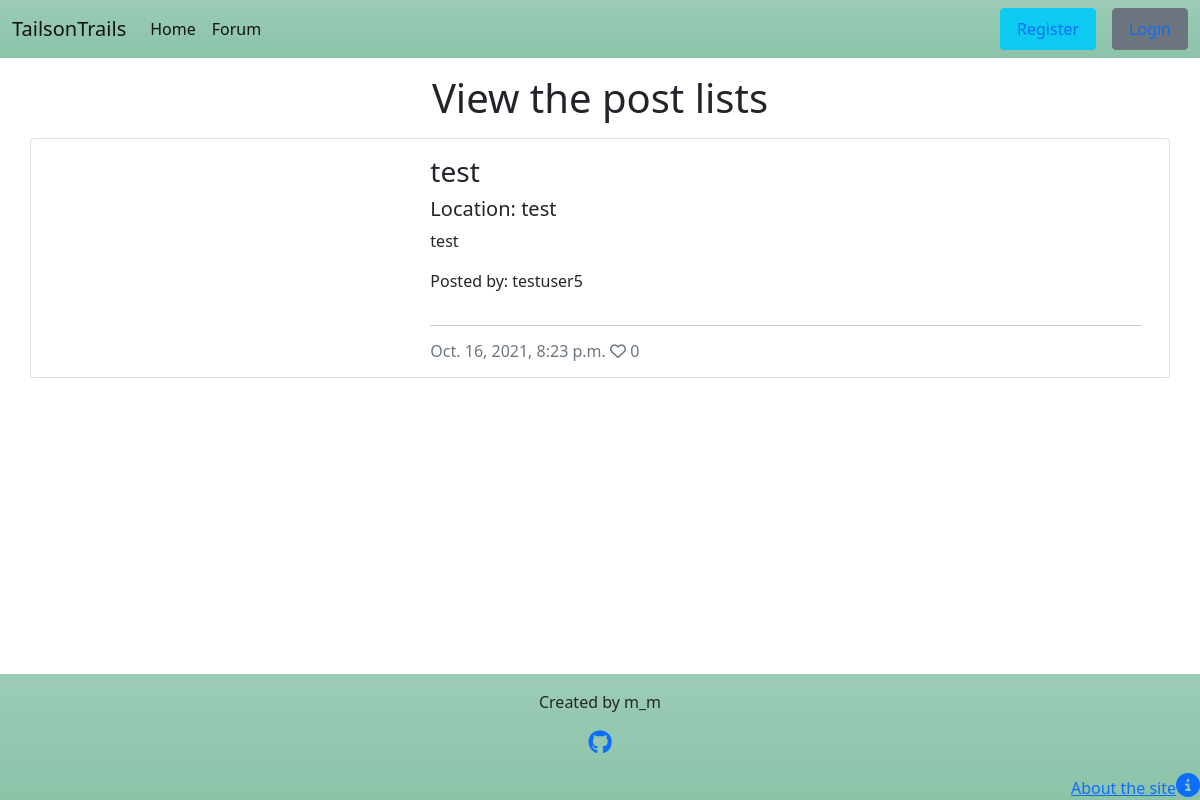
The app's page /posts/, older data.
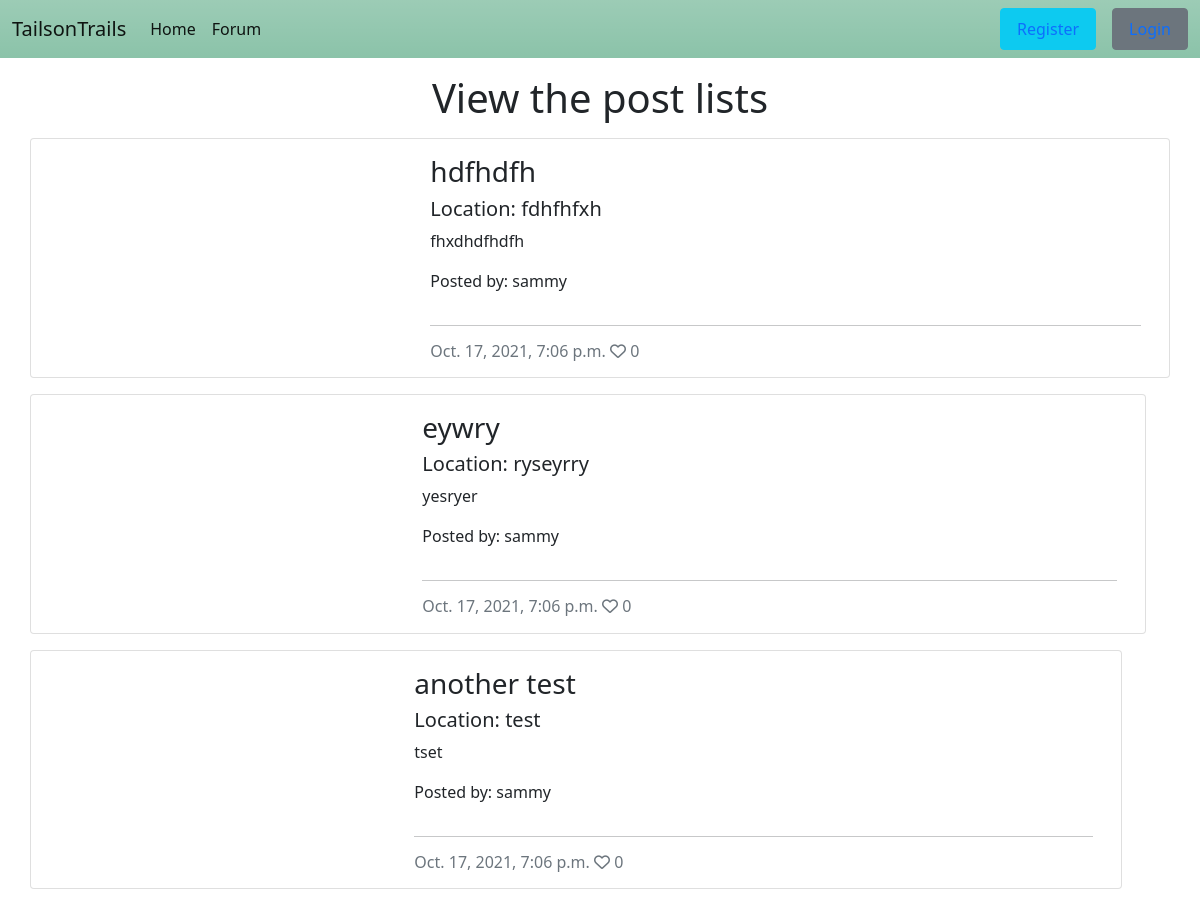
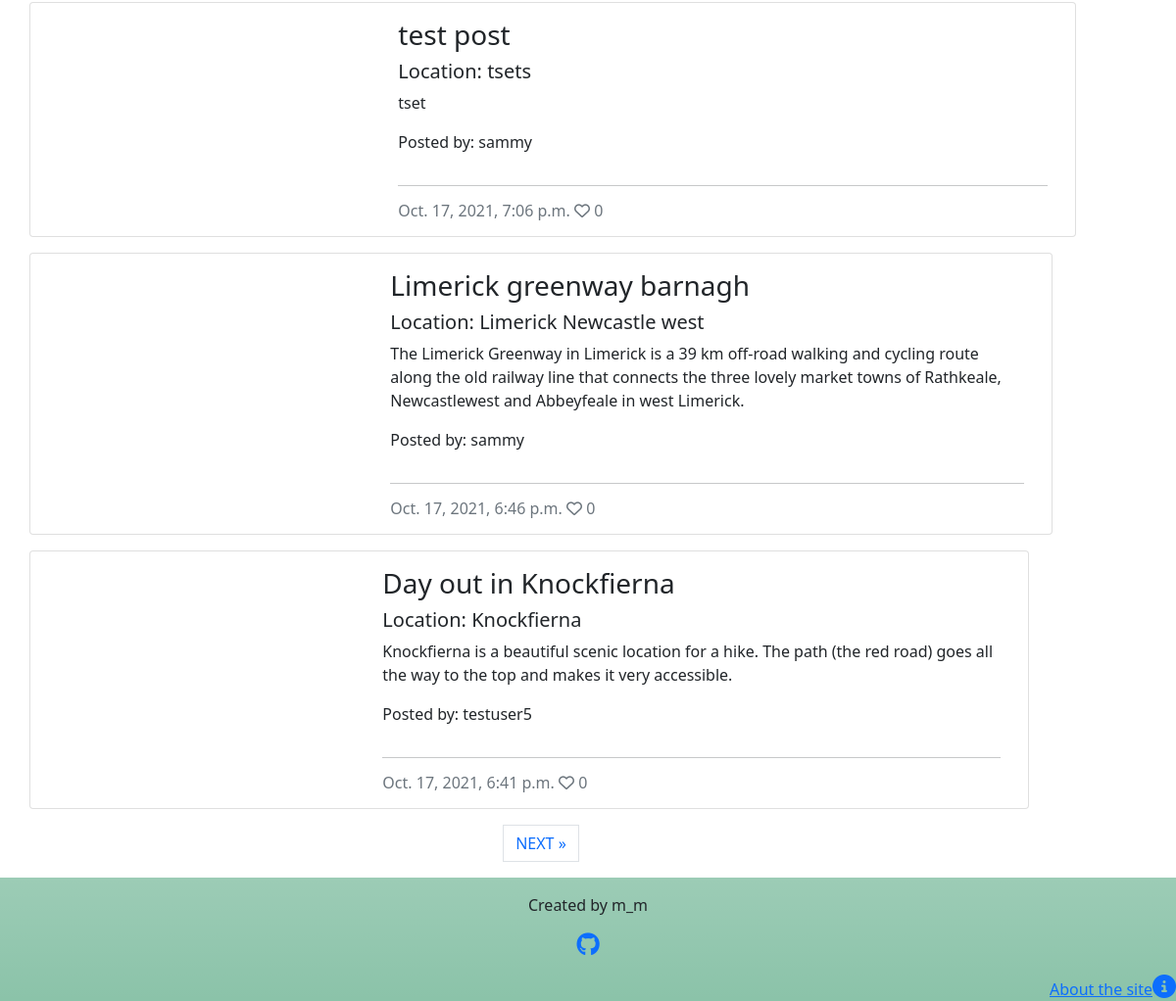
The same page, newer data (2 pictures, top to bottom).
### forum/models.py (models this page shows, shortened)
class Post(models.Model):
    title = models.CharField(max_length=200, unique=True)
    location = models.CharField(max_length=50)
    slug = models.SlugField(max_length=200, unique=True)
    author = models.ForeignKey(
        User, on_delete=models.CASCADE, related_name="forum_posts"
    )
    featured_image = CloudinaryField('image', default='placeholder')
    excerpt = models.TextField(blank=True)
    updated_on = models.DateTimeField(auto_now=True)
    content = models.TextField()
    difficulty_hard = models.BooleanField(default=False)
    difficulty_moderate = models.BooleanField(default=False)
    difficulty_easy = models.BooleanField(default=False)
    breed_big = models.BooleanField(default=False)
    breed_mid = models.BooleanField(default=False)
    breed_sml = models.BooleanField(default=False)
    created_on = models.DateTimeField(auto_now_add=True)
    status = models.IntegerField(choices=STATUS, default=0)
    likes = models.ManyToManyField(
        User, related_name='blogpost_like', blank=True)
    class Meta:
        ordering = ["-created_on"]
    def number_of_likes(self):
        return self.likes.count()

### forum/views.py (the view)
# urls.py: path('posts/', views.PostList.as_view(), name='posts'),
class PostList(generic.ListView):
    model = Post
    queryset = Post.objects.filter(status=1).order_by("-created_on")
    template_name = "post_list.html"
    paginate_by = 6

### templates/post_list.html (shortened to what this page needs)
{% extends "base.html" %}
{% load static %}
{% block content %}
<main class="mt-3">
    <h1 class="text-center mb-3">View the post lists</h1>
    <div class="container">
        {% for post in post_list %}
        <div class="row">
            <div class="card mb-3">
                <div class="row g-0">
                <div class="col-md-4 image-container">
                </div>
                <div class="col-md-8">
                    <div class="card-body">
                        <h3 class="card-title">{{ post.title }}</h3>
                        <h5 class="card-title">Location: {{ post.location }}</h5>
                        <p class="card-text">{{ post.excerpt }}</p>
                        <p class="card-text">Posted by: {{ post.author }}</p>
                        <hr />
                        <p class="card-text text-muted h6">{{ post.created_on}} <i class="far fa-heart"></i>
                            {{ post.number_of_likes }}</p>
                    </div>
                </div>
            </div>
        </div>
        {% endfor %}
    </div>
    {% if is_paginated %}
    <nav aria-label="Page navigation">
        <ul class="pagination justify-content-center">
            {% if page_obj.has_next %}
            <li><a href="?page={{ page_obj.next_page_number }}" class="page-link"> NEXT &raquo;</a></li>
            {% endif %}
        </ul>
    </nav>
    {% endif %}
    </div>
</main>
{%endblock%}

Row changes from the older to the newer data that the page shows:
no longer on this page (row unchanged): Post: title "test", location "test", excerpt "test", author "testuser5", created_on "Oct. 16, 2021, 8:23 p.m.", number_of_likes "0"
added Post: title "hdfhdfh", location "fdhfhfxh", excerpt "fhxdhdfhdfh", author "sammy", created_on "Oct. 17, 2021, 7:06 p.m.", number_of_likes "0"
added Post: title "eywry", location "ryseyrry", excerpt "yesryer", author "sammy", created_on "Oct. 17, 2021, 7:06 p.m.", number_of_likes "0"
added Post: title "another test", location "test", excerpt "tset", author "sammy", created_on "Oct. 17, 2021, 7:06 p.m.", number_of_likes "0"
added Post: title "test post", location "tsets", excerpt "tset", author "sammy", created_on "Oct. 17, 2021, 7:06 p.m.", number_of_likes "0"
added Post: title "Limerick greenway barnagh", location "Limerick Newcastle west", excerpt "The Limerick Greenway in Limerick is a 39 km off-road walking and cycling route along the old railway line that connects the three lovely market towns of Rathkeale, Newcastlewest and Abbeyfeale in west Limerick.", author "sammy", created_on "Oct. 17, 2021, 6:46 p.m.", number_of_likes "0"
added Post: title "Day out in Knockfierna", location "Knockfierna", excerpt "Knockfierna is a beautiful scenic location for a hike. The path (the red road) goes all the way to the top and makes it very accessible.", author "testuser5", created_on "Oct. 17, 2021, 6:41 p.m.", number_of_likes "0"
Text that changed along with them:
text now shown: "NEXT »"
